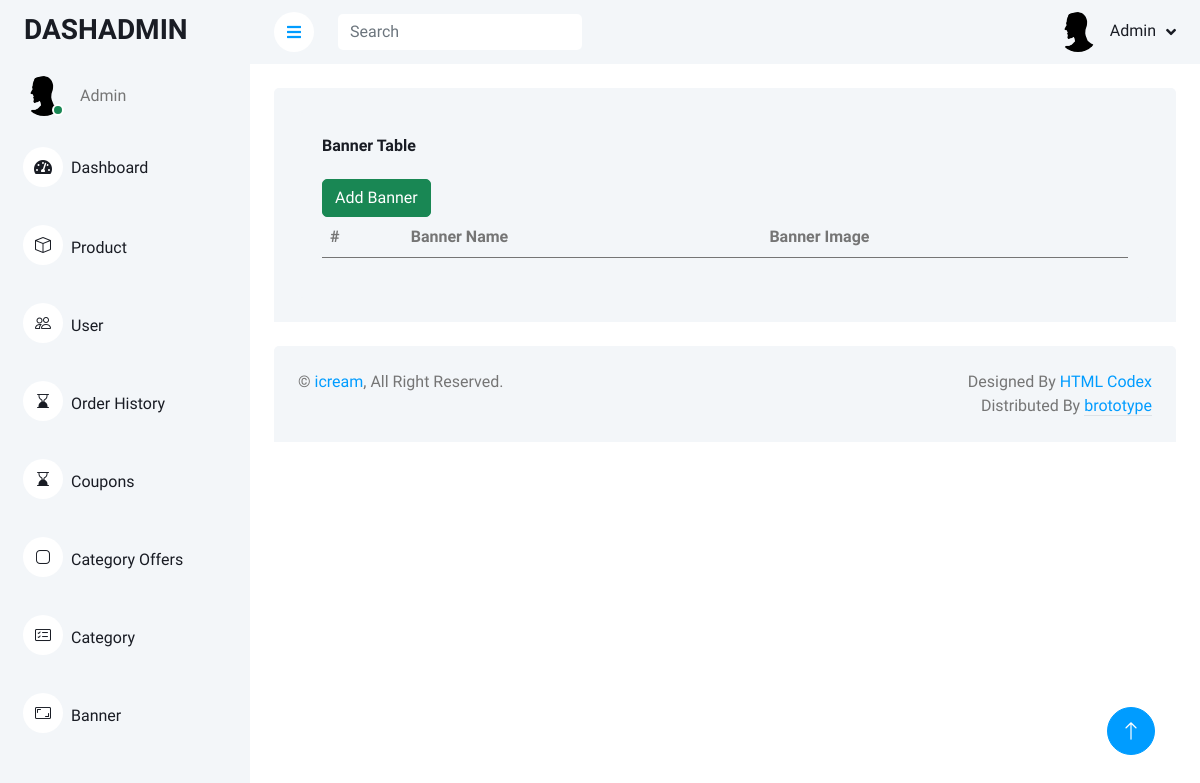
Before: /customize/banner/ with the older database file.
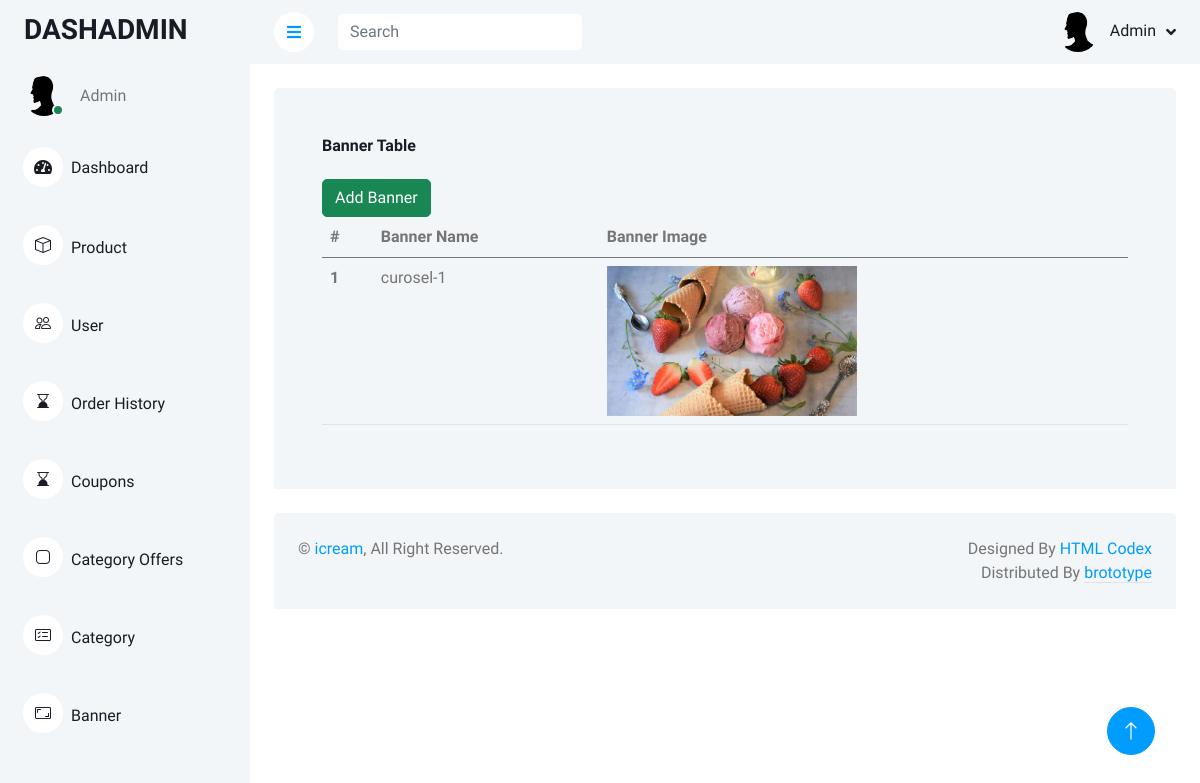
After: the same page with the newer database file.
### customize/models.py (models this page shows, shortened)
class Banner(models.Model):
    banner_name = models.CharField(max_length=30,default=None)
    banner_image = models.ImageField(upload_to='banner/',default=None)

### customize/views.py (the view)
# urls.py: path('banner/',views.banners,name='banners'),
def banners(request):
    banner_details = Banner.objects.all()
    return render(request,'banner.html',{'banner_details':banner_details})

### customize/templates/banner.html
{% extends 'admindemo.html' %}
    {% block content %}
    {% load static %}
                <div class="container-fluid pt-4 px-4">
                <div class="bg-light rounded-top p-4">
                    <div class="row ">
                        <div class="col-sm-12 col-xl-12">
                            <div class="bg-light rounded h-100 p-4">
                                <h6 class="mb-4">Banner Table </h6>
                                <a href="{% url 'add_banner' %}" type="button" class="btn btn-success">Add Banner</a>
                                <table class="table">
                                    <thead>
                                        <tr>
                                            <th scope="col">#</th>
                                            <th scope="col">Banner Name</th>
                                            <th scope="col">Banner Image</th>
                                        </tr>
                                    </thead>
                                    <tbody>
                                        {% for banneritems in banner_details %}
                                        <tr>
                                            <th scope="row">{{banneritems.id}}</th>
                                            <td>{{banneritems.banner_name}}</td>
                                            <td><img src="{{banneritems.banner_image.url}}" width = '250px' height = '150px'></td>
                                        </tr>
                                        {% endfor %}
                                    </tbody>
                                </table>
                            </div>
                        </div>
                    </div>
                </div>
                </div>
    {% endblock %}

Changed rows visible on the page:
added Banner: id "1", banner_name "curosel-1", banner_image (picture)
